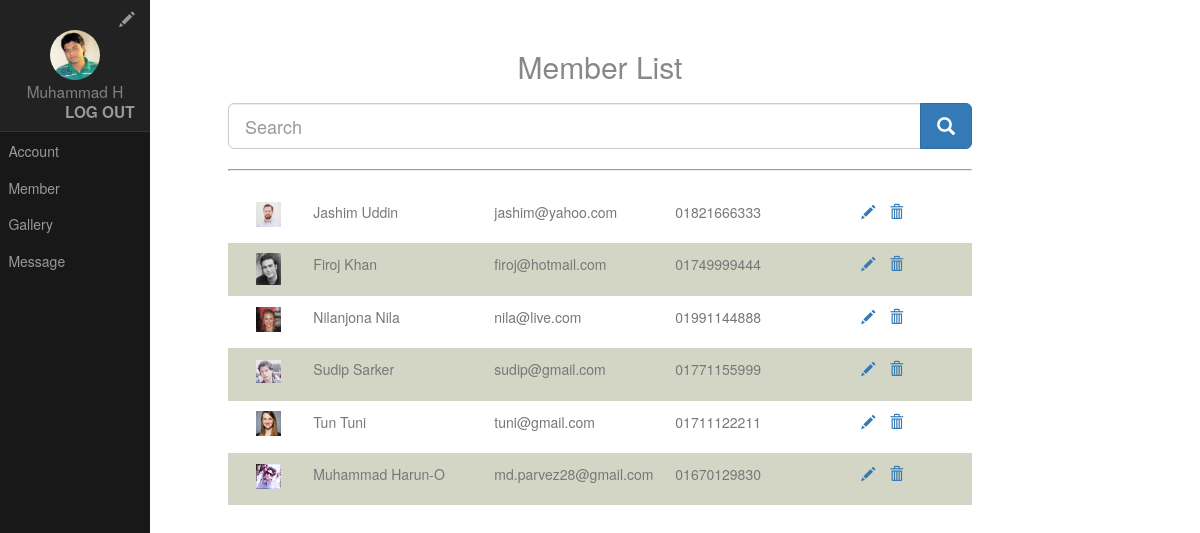
The page /admin/member_list.php (signed in) on the database its author committed.
### tables this page shows
CREATE TABLE `users` (
  `id` int(32) NOT NULL,
  `email` varchar(32) NOT NULL,
  `password` varchar(100) NOT NULL
);

CREATE TABLE `users_information` (
  `email` varchar(32) NOT NULL,
  `name` varchar(32) NOT NULL,
  `contact_number` varchar(14) NOT NULL,
  `date_of_birth` date NOT NULL,
  `gender` varchar(6) NOT NULL,
  `image_name` varchar(100) NOT NULL DEFAULT 'default.png',
  `address` varchar(100) NOT NULL
);

### admin/member_list.php (called while the page is built)
<?php
$page = "member_list";
include 'index.php';
?>

### php/database_services.php (called while the page is built, shortened)
<?php
class DatabaseHelper{
	function retrieveData($table_name,$email){
		$sql = "SELECT * FROM `$table_name` WHERE email = '$email'";
		$result = $GLOBALS['connection']->query($sql);
		if ($result->num_rows==1) {
			$row = $result->fetch_assoc();
			return $row;
		}else{
			return 0;
		}
	}
	function getAllData($table_name){
		$sql = "SELECT * FROM `$table_name`";
		$result = $GLOBALS['connection']->query($sql);
		return $result;
	}
}
?>

### admin/pages/member_list_page.php (the view, shortened to what this page needs)
<h2 class="content-subhead" style="text-align: center;">Member List</h2>
<form method="POST" action="">
  <div class="input-group">
    <input type="text" class="form-control input-lg" placeholder="Search">
    <div class="input-group-btn">
      <button class="btn btn-primary btn-lg" type="submit">
        <i class="glyphicon glyphicon-search"></i>
      </button>
    </div>
  </div>
</form>
<hr style="border-style: inset;border-width: 1px;">
<div>
	<div class="container-fluid">
	<?php
		$user_table = "users";
		$user_info_table = "users_information";
		$get_user_info = new DatabaseHelper();
		$result = $get_user_info->getAllData($user_table);
		$i=0;
		while($row=$result->fetch_array()){
			$i++;
			$single_row = $get_user_info->retrieveData($user_info_table,trim($row['email']));
			if (!empty($single_row)) {
	?>
		<div class="row" style="border: 1px;padding: 10px;<?php if($i%2==0){echo 'background-color: #D3D6C5;';}?>">
			<div class="col-sm-1" style="text-align: center;">
      		<img src="../images/<?php echo $single_row['image_name']?>" style="width: 25px;height: auto;">
    		</div>
    		<div class="col-sm-3">
      		<p><?php echo substr($single_row['name'],0,16);?></p>
    		</div>
    		<div class="col-sm-3">
      		<p><?php echo $single_row['email'];?></p>
    		</div>
    		<div class="col-sm-3">
      		<p><?php echo substr($single_row['contact_number'],0,16);?></p>
    		</div>
    		<div class="col-sm-2">
    		<a href="?view=<?php echo $single_row['email'];?>" style="padding: 5px"><span class="glyphicon glyphicon-pencil"></span></a>
      		<a href="?delete=<?php echo $single_row['email'];?>" style="padding: 5px"><span class="glyphicon glyphicon-trash"></span></a>
    		</div>
		</div>
		<?php
				}
			}
		?>
	</div>
</div>

### admin/index.php (shortened to what this page needs)
<?php
	include '../php/database_services.php';
?>
<!DOCTYPE html>
<html lang="en">
<head>
    <link rel="stylesheet" href="../assets/css/side-menu-web.css">
    <link rel="stylesheet" href="../assets/bootstrap/css/bootstrap.min.css">
            <link rel="stylesheet" href="../assets/css/side-menu.css">
</head>
<body>
<?php
$name = '';
$image_name = '';
if (!empty($_SESSION["admin_email"]) && !empty($_SESSION["admin_password"])) {
	$email = $_SESSION["admin_email"];
	$password = $_SESSION["admin_password"];
	if (!loginChecker($email,$password)) {
		header("Location: login.php");
	}else{
		$row = getAdminInfo($email);
		$name = $row['name'];
		$image_name = $row['image_name'];
	}
}else{
	header("Location: login.php");
}
function loginChecker($email,$password){
	$admin_table_name = 'admin';
	$login = new DatabaseHelper();
	$result=$login->checkLogin($admin_table_name,$email,$password);
	if ($result) {
		return TRUE;
	}else{
		return FALSE;
	}
}
function getAdminInfo($email){
	$admin_info_table_name = 'admin_info';
	$get_admin_info = new DatabaseHelper();
	$result=$get_admin_info->retrieveData($admin_info_table_name,$email);
	return $result;
}
?>
<header>
<?php
	include 'header.php';
?>
</header>
<div id="main">
    <div class="content">
    	<?php
    		if (isset($page)) {
    			if ($page=='member_list') {
					include 'pages/member_list_page.php';
    			}
    		}else{
    			include 'pages/home.php';
    		}
    	?>
    </div>
</div>
</body>
</html>

### admin/header.php (shortened to what this page needs)
<div id="layout">
    <div id="menu">
        <div class="pure-menu">
            <div class="pure-menu-heading" style="background-color: #222222;">
                <div style="text-align: right;">
                <a href="admin_profile.php"><span class="glyphicon glyphicon-pencil"></span></a>
                </div>
                <div style="color: gray;text-align: center;text-transform:none;">
                <img class = "img-circle" src="../images/<?php echo $image_name;?>" style="width: 50px;height: auto;">
                <br>
                <?php echo substr($name, 0,10);?>
                </div>
                <div style="text-align: right;font-weight: bold;">
                    <a href="?logout">Log out</a>
                </div>
            </div>
            <ul class="pure-menu-list">
                <li class="pure-menu-item"><a href="account.php" class="pure-menu-link">Account</a></li>
                <li class="pure-menu-item"><a href="member_list.php" class="pure-menu-link">Member</a></li>
                <li class="pure-menu-item"><a href="gallery.php" class="pure-menu-link">Gallery</a></li>
                <li class="pure-menu-item"><a href="message.php" class="pure-menu-link">Message</a></li>
            </ul>
        </div>
    </div>
</div>

### assets/css/side-menu-web.css (style rules this page uses)
html { font-family:sans-serif;-ms-text-size-adjust:100%;-webkit-text-size-adjust:100% }
body { margin:0 }
article,aside,details,figcaption,figure,footer,header,hgroup,main,menu,nav,section,summary { display:block }
a { background-color:transparent }
img { border:0 }
hr { box-sizing:content-box;height:0 }
button,input,optgroup,select,textarea { color:inherit;font:inherit;margin:0 }
.pure-button,input { line-height:normal }
button { overflow:visible }
button,select { text-transform:none }
button,html input[type=button],input[type=reset],input[type=submit] { -webkit-appearance:button;cursor:pointer }
.pure-button,.pure-form input:not([type]),.pure-menu { box-sizing:border-box }
.pure-menu-item,.pure-menu-list { position:relative }
.pure-menu-list { list-style:none;margin:0;padding:0 }
.pure-menu-item { padding:0;margin:0;height:100% }
.pure-menu-heading,.pure-menu-link { display:block;text-decoration:none;white-space:nowrap }
.pure-menu-heading { text-transform:uppercase;color:#565d64 }
.pure-menu-link { color:#777 }
.pure-menu-disabled,.pure-menu-heading,.pure-menu-link { padding:.5em 1em }

### assets/css/side-menu.css (style rules this page uses)
body { color: #777; }
#layout, #menu, .menu-link { -webkit-transition: all 0.2s ease-out; -moz-transition: all 0.2s ease-out; -ms-transition: all 0.2s ease-out; -o-transition: all 0.2s ease-out; transition: all 0.2s ease-out; }
#layout { position: relative; left: 0; padding-left: 0; }
.content { margin: 0 auto; padding: 0 2em; max-width: 800px; margin-bottom: 50px; line-height: 1.6em; }
.content-subhead { margin: 50px 0 20px 0; font-weight: 300; color: #888; }
#menu { margin-left: -150px; width: 150px; position: fixed; top: 0; left: 0; bottom: 0; z-index: 1000; background: #191818; overflow-y: auto; -webkit-overflow-scrolling: touch; }
#menu a { color: #999; border: none; padding: 0.6em 0 0.6em 0.6em; }
#menu .pure-menu, #menu .pure-menu ul { border: none; background: transparent; }
#menu .pure-menu ul, #menu .pure-menu .menu-item-divided { border-top: 1px solid #333; }
#menu .pure-menu-selected, #menu .pure-menu-heading { background: #1f8dd6; }
#menu .pure-menu-heading { font-size: 110%; color: #fff; margin: 0; }
@media (min-width: 48em) { .header, .content { padding-left: 2em; padding-right: 2em; } }
@media (min-width: 48em) { #layout { padding-left: 150px; left: 0; } }
@media (min-width: 48em) { #menu { left: 150px; } }

### rows shown on the page
users: users_information.image_name (picture), users_information.name "Jashim Uddin", users_information.email "jashim@yahoo.com", users_information.contact_number "01821666333"
users: users_information.image_name (picture), users_information.name "Firoj Khan", users_information.email "firoj@hotmail.com", users_information.contact_number "01749999444"
users: users_information.image_name (picture), users_information.name "Nilanjona Nila", users_information.email "nila@live.com", users_information.contact_number "01991144888"
users: users_information.image_name (picture), users_information.name "Sudip Sarker", users_information.email "sudip@gmail.com", users_information.contact_number "01771155999"
users: users_information.image_name (picture), users_information.name "Tun Tuni", users_information.email "tuni@gmail.com", users_information.contact_number "01711122211"
users: users_information.image_name (picture), users_information.name "Muhammad Harun-O", users_information.email "md.parvez28@gmail.com", users_information.contact_number "01670129830"

### other values the page prints
substr($name, 0,10) "Muhammad H"
